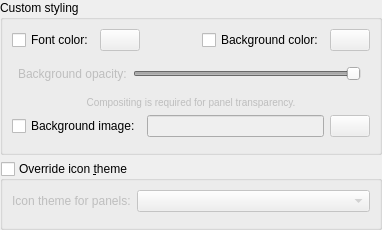
<?xml version="1.0" encoding="UTF-8"?>
<ui version="4.0">
 <class>ConfigStyling</class>
 <widget class="QWidget" name="ConfigStyling">
  <property name="geometry">
   <rect>
    <x>0</x>
    <y>0</y>
    <width>382</width>
    <height>225</height>
   </rect>
  </property>
  <property name="sizePolicy">
   <sizepolicy hsizetype="Minimum" vsizetype="Minimum">
    <horstretch>0</horstretch>
    <verstretch>0</verstretch>
   </sizepolicy>
  </property>
  <property name="windowTitle">
   <string>Configure Styling</string>
  </property>
  <layout class="QVBoxLayout" name="verticalLayout">
   <property name="leftMargin">
    <number>0</number>
   </property>
   <property name="topMargin">
    <number>0</number>
   </property>
   <property name="rightMargin">
    <number>0</number>
   </property>
   <property name="bottomMargin">
    <number>0</number>
   </property>
   <item>
    <widget class="QGroupBox" name="groupBox_2">
     <property name="sizePolicy">
      <sizepolicy hsizetype="Preferred" vsizetype="Minimum">
       <horstretch>0</horstretch>
       <verstretch>0</verstretch>
      </sizepolicy>
     </property>
     <property name="title">
      <string>Custom styling</string>
     </property>
     <layout class="QGridLayout" name="gridLayout_3">
      <item row="0" column="0" colspan="5">
       <widget class="QWidget" name="widget_6" native="true">
        <layout class="QHBoxLayout" name="horizontalLayout_6">
         <property name="leftMargin">
          <number>0</number>
         </property>
         <property name="topMargin">
          <number>0</number>
         </property>
         <property name="rightMargin">
          <number>0</number>
         </property>
         <property name="bottomMargin">
          <number>0</number>
         </property>
         <item>
          <widget class="QCheckBox" name="checkBox_customFontColor">
           <property name="text">
            <string>Font color:</string>
           </property>
          </widget>
         </item>
         <item>
          <widget class="QPushButton" name="pushButton_customFontColor">
           <property name="enabled">
            <bool>false</bool>
           </property>
           <property name="styleSheet">
            <string notr="true"/>
           </property>
           <property name="text">
            <string/>
           </property>
           <property name="icon">
            <iconset theme="color-picker">
             <normaloff>../../../../../.designer/backup</normaloff>../../../../../.designer/backup</iconset>
           </property>
          </widget>
         </item>
         <item>
          <spacer name="horizontalSpacer_2">
           <property name="orientation">
            <enum>Qt::Horizontal</enum>
           </property>
           <property name="sizeType">
            <enum>QSizePolicy::MinimumExpanding</enum>
           </property>
           <property name="sizeHint" stdset="0">
            <size>
             <width>5</width>
             <height>20</height>
            </size>
           </property>
          </spacer>
         </item>
         <item>
          <widget class="QCheckBox" name="checkBox_customBgColor">
           <property name="text">
            <string>Background color:</string>
           </property>
          </widget>
         </item>
         <item>
          <widget class="QPushButton" name="pushButton_customBgColor">
           <property name="enabled">
            <bool>false</bool>
           </property>
           <property name="styleSheet">
            <string notr="true"/>
           </property>
           <property name="text">
            <string/>
           </property>
           <property name="icon">
            <iconset theme="color-picker">
             <normaloff>../../../../../.designer/backup</normaloff>../../../../../.designer/backup</iconset>
           </property>
          </widget>
         </item>
        </layout>
       </widget>
      </item>
      <item row="2" column="0" colspan="5">
       <widget class="QWidget" name="widget_3" native="true">
        <layout class="QHBoxLayout" name="horizontalLayout_3">
         <property name="spacing">
          <number>6</number>
         </property>
         <property name="leftMargin">
          <number>6</number>
         </property>
         <item>
          <widget class="QLabel" name="label_2">
           <property name="enabled">
            <bool>false</bool>
           </property>
           <property name="text">
            <string>Background opacity:</string>
           </property>
          </widget>
         </item>
         <item>
          <widget class="QSlider" name="slider_opacity">
           <property name="enabled">
            <bool>false</bool>
           </property>
           <property name="maximum">
            <number>100</number>
           </property>
           <property name="pageStep">
            <number>5</number>
           </property>
           <property name="value">
            <number>100</number>
           </property>
           <property name="orientation">
            <enum>Qt::Horizontal</enum>
           </property>
          </widget>
         </item>
        </layout>
       </widget>
      </item>
      <item row="3" column="0" colspan="5">
       <widget class="QLabel" name="compositingL">
        <property name="enabled">
         <bool>false</bool>
        </property>
        <property name="text">
         <string>&lt;small&gt;Compositing is required for panel transparency.&lt;/small&gt;</string>
        </property>
        <property name="alignment">
         <set>Qt::AlignCenter</set>
        </property>
       </widget>
      </item>
      <item row="6" column="0" colspan="2">
       <widget class="QWidget" name="widget" native="true">
        <layout class="QHBoxLayout" name="horizontalLayout">
         <property name="leftMargin">
          <number>0</number>
         </property>
         <property name="topMargin">
          <number>0</number>
         </property>
         <property name="rightMargin">
          <number>0</number>
         </property>
         <property name="bottomMargin">
          <number>0</number>
         </property>
        </layout>
       </widget>
      </item>
      <item row="5" column="0">
       <widget class="QCheckBox" name="checkBox_customBgImage">
        <property name="text">
         <string>Background image:</string>
        </property>
       </widget>
      </item>
      <item row="5" column="1" colspan="4">
       <widget class="QWidget" name="widget_4" native="true">
        <layout class="QHBoxLayout" name="horizontalLayout_4">
         <property name="leftMargin">
          <number>0</number>
         </property>
         <property name="topMargin">
          <number>0</number>
         </property>
         <property name="rightMargin">
          <number>0</number>
         </property>
         <property name="bottomMargin">
          <number>0</number>
         </property>
         <item>
          <widget class="QLineEdit" name="lineEdit_customBgImage">
           <property name="enabled">
            <bool>false</bool>
           </property>
          </widget>
         </item>
         <item>
          <widget class="QPushButton" name="pushButton_customBgImage">
           <property name="enabled">
            <bool>false</bool>
           </property>
           <property name="styleSheet">
            <string notr="true"/>
           </property>
           <property name="text">
            <string/>
           </property>
           <property name="icon">
            <iconset theme="insert-image">
             <normaloff>../../../../../.designer/backup</normaloff>../../../../../.designer/backup</iconset>
           </property>
          </widget>
         </item>
        </layout>
       </widget>
      </item>
     </layout>
    </widget>
   </item>
   <item>
    <widget class="QGroupBox" name="groupBox_icon">
     <property name="toolTip">
      <string>A partial workaround for widget styles that
cannot give a separate theme to the panel.

You might also want to disable:

OneG4 Appearance Configuration →
Icons Theme →
Colorize icons based on widget style (palette)</string>
     </property>
     <property name="title">
      <string>Override icon &amp;theme</string>
     </property>
     <property name="checkable">
      <bool>true</bool>
     </property>
     <property name="checked">
      <bool>false</bool>
     </property>
     <layout class="QFormLayout" name="formLayout_2">
      <property name="formAlignment">
       <set>Qt::AlignLeading|Qt::AlignLeft|Qt::AlignVCenter</set>
      </property>
      <item row="0" column="0">
       <widget class="QLabel" name="label_3">
        <property name="text">
         <string>Icon theme for panels:</string>
        </property>
       </widget>
      </item>
      <item row="0" column="1">
       <widget class="QComboBox" name="comboBox_icon"/>
      </item>
      <item row="1" column="1">
       <spacer name="verticalSpacer">
        <property name="orientation">
         <enum>Qt::Vertical</enum>
        </property>
        <property name="sizeHint" stdset="0">
         <size>
          <width>20</width>
          <height>0</height>
         </size>
        </property>
       </spacer>
      </item>
     </layout>
    </widget>
   </item>
  </layout>
 </widget>
 <resources/>
 <connections>
  <connection>
   <sender>checkBox_customBgColor</sender>
   <signal>toggled(bool)</signal>
   <receiver>pushButton_customBgColor</receiver>
   <slot>setEnabled(bool)</slot>
   <hints>
    <hint type="sourcelabel">
     <x>144</x>
     <y>332</y>
    </hint>
    <hint type="destinationlabel">
     <x>350</x>
     <y>350</y>
    </hint>
   </hints>
  </connection>
  <connection>
   <sender>checkBox_customBgImage</sender>
   <signal>toggled(bool)</signal>
   <receiver>lineEdit_customBgImage</receiver>
   <slot>setEnabled(bool)</slot>
   <hints>
    <hint type="sourcelabel">
     <x>137</x>
     <y>403</y>
    </hint>
    <hint type="destinationlabel">
     <x>149</x>
     <y>440</y>
    </hint>
   </hints>
  </connection>
  <connection>
   <sender>checkBox_customBgImage</sender>
   <signal>toggled(bool)</signal>
   <receiver>pushButton_customBgImage</receiver>
   <slot>setEnabled(bool)</slot>
   <hints>
    <hint type="sourcelabel">
     <x>125</x>
     <y>403</y>
    </hint>
    <hint type="destinationlabel">
     <x>350</x>
     <y>441</y>
    </hint>
   </hints>
  </connection>
  <connection>
   <sender>checkBox_customFontColor</sender>
   <signal>toggled(bool)</signal>
   <receiver>pushButton_customFontColor</receiver>
   <slot>setEnabled(bool)</slot>
   <hints>
    <hint type="sourcelabel">
     <x>190</x>
     <y>294</y>
    </hint>
    <hint type="destinationlabel">
     <x>350</x>
     <y>312</y>
    </hint>
   </hints>
  </connection>
  <connection>
   <sender>checkBox_customBgColor</sender>
   <signal>toggled(bool)</signal>
   <receiver>slider_opacity</receiver>
   <slot>setEnabled(bool)</slot>
   <hints>
    <hint type="sourcelabel">
     <x>99</x>
     <y>333</y>
    </hint>
    <hint type="destinationlabel">
     <x>114</x>
     <y>367</y>
    </hint>
   </hints>
  </connection>
  <connection>
   <sender>checkBox_customBgColor</sender>
   <signal>toggled(bool)</signal>
   <receiver>label_2</receiver>
   <slot>setEnabled(bool)</slot>
   <hints>
    <hint type="sourcelabel">
     <x>34</x>
     <y>341</y>
    </hint>
    <hint type="destinationlabel">
     <x>32</x>
     <y>362</y>
    </hint>
   </hints>
  </connection>
  <connection>
   <sender>checkBox_customBgColor</sender>
   <signal>toggled(bool)</signal>
   <receiver>compositingL</receiver>
   <slot>setEnabled(bool)</slot>
   <hints>
    <hint type="sourcelabel">
     <x>20</x>
     <y>20</y>
    </hint>
    <hint type="destinationlabel">
     <x>20</x>
     <y>20</y>
    </hint>
   </hints>
  </connection>
 </connections>
</ui>
